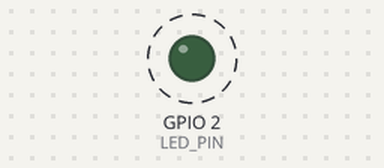
The sketch below on a simulated ESP32-S3. Parts: output pins drawn as LEDs (lit = HIGH). Dashed ring = blinking. What the sketch prints to the serial monitor is not drawn.

Above: at 0.5 s.
Timing chart, 0 to 4.6 s (numbered marks = the images above):
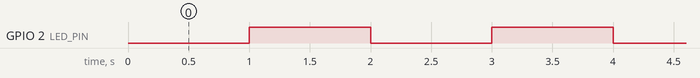

The sketch:

sketch.ino
```cpp
#define LED_PIN 2

// Task 1: LED Blink Variables
unsigned long prevBlinkMillis = 0;
const long blinkInterval = 1000;
int ledState = LOW;

// Task 2: Serial Heartbeat Variables
unsigned long prevSerialMillis = 0;
const long serialInterval = 5000;

void setup() {
  Serial.begin(115200);
  pinMode(LED_PIN, OUTPUT);
  Serial.println("--- Multi-tasking System Started ---");
}

void loop() {
  unsigned long currentMillis = millis();

  // TASK 1: Independent LED Blink
  if (currentMillis - prevBlinkMillis >= blinkInterval) {
    prevBlinkMillis = currentMillis;
    ledState = (ledState == LOW) ? HIGH : LOW;
    digitalWrite(LED_PIN, ledState);
  }

  // TASK 2: Independent Serial Heartbeat (Issue #1)
  if (currentMillis - prevSerialMillis >= serialInterval) {
    prevSerialMillis = currentMillis;
    Serial.print("[System Log] Uptime: ");
    Serial.print(currentMillis / 1000);
    Serial.println(" seconds. LED is still blinking!");
  }
}
```

Measured:
- by itself, GPIO 2 (LED_PIN): alternates HIGH for 1.0 s and LOW for 1.0 s
